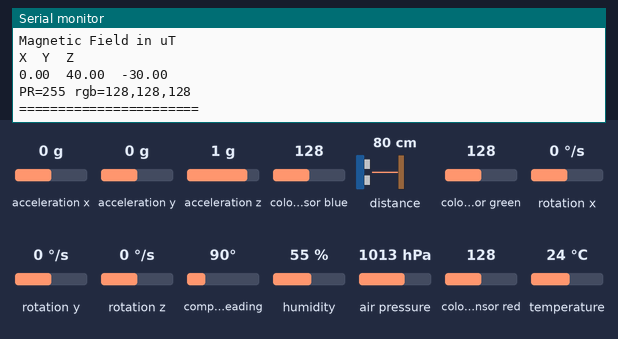
The sketch below on a simulated Arduino Nano 33 BLE. On the bench: the last lines printed to the serial monitor. The test bench sets the inputs (shaded band); at power-on: acceleration x 0 g, acceleration y 0 g, acceleration z 1 g, colour sensor blue 128, distance to the obstacle 80 cm, colour sensor green 128, rotation x 0 °/s, rotation y 0 °/s, rotation z 0 °/s, compass heading 90°, humidity 55 %, air pressure 1013 hPa, colour sensor red 128, temperature 24 °C.

Above: at 1.8 s.
1.9 s: acceleration x set to -1.4 g
3.4 s: acceleration y set to -1.4 g
4.9 s: acceleration z set to -1.4 g
6.4 s: colour sensor blue set to 5
At 7.7 s:
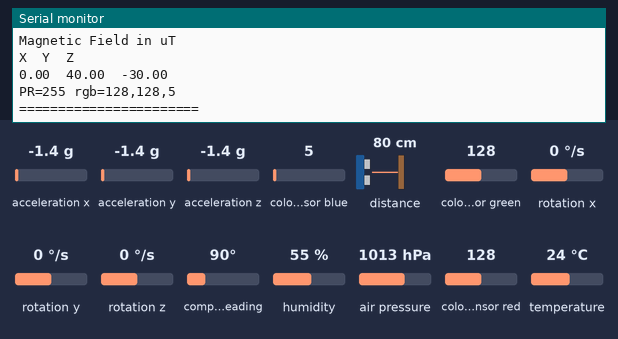
7.9 s: distance to the obstacle set to 2 cm
At 8.9 s:
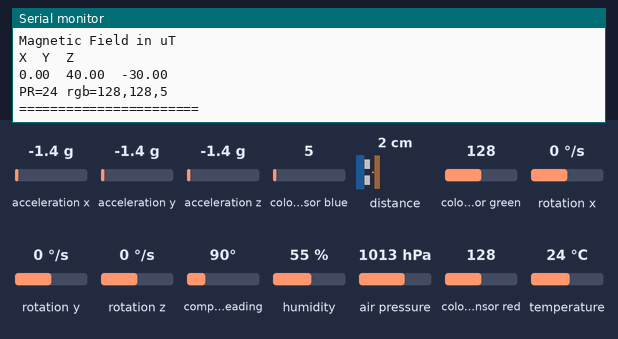
Timing chart, 0 to 10.4 s (numbered marks = the images above; inputs shaded):
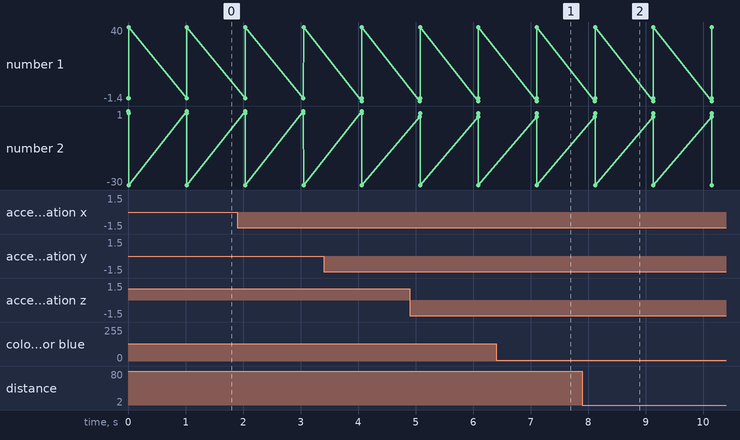

The sketch:

sensors-read.ino
```cpp
/*
  The circuit:
  - Arduino Nano 33 BLE Sense
*/

#include <Arduino_HTS221.h>
#include <Arduino_LSM9DS1.h>
#include <Arduino_LPS22HB.h> // LPS22HB - Read Pressure
#include <Arduino_APDS9960.h> //APDS9960 -

int proximity = 0;
int r = 0, g = 0, b = 0;

void setup() {

  Serial.begin(9600);
  while (!Serial);

  if (!HTS.begin()) {
    Serial.println("Failed to initialize humidity temperature sensor!");
    while (1);
  }

  if (!BARO.begin()) {
    Serial.println("Failed to initialize pressure sensor!");
    while (1);
  }


  if (!IMU.begin()) {
    Serial.println("Failed to initialize IMU!");
    while (1);
  }

  Serial.print("Accelerometer sample rate = ");
  Serial.print(IMU.accelerationSampleRate());
  Serial.println(" Hz");
}

void loop() {


  // ===============================
  // read all the sensor values
  float temperature = HTS.readTemperature();
  float humidity    = HTS.readHumidity();

  // print each of the sensor values
  Serial.print("Temperature = ");
  Serial.print(temperature);
  Serial.println(" °C");

  Serial.print("Humidity    = ");
  Serial.print(humidity);
  Serial.println(" %");

  // ===============================

  // read the sensor value
  float pressure = BARO.readPressure();

  // print the sensor value
  Serial.print("Pressure = ");
  Serial.print(pressure);
  Serial.println(" kPa");

  // ===============================
  float x, y, z;

  if (IMU.accelerationAvailable()) {
    IMU.readAcceleration(x, y, z);
    Serial.println("Acceleration in G's");
    Serial.println("X\tY\tZ");
    Serial.print(x);
    Serial.print('\t');
    Serial.print(y);
    Serial.print('\t');
    Serial.println(z);
  }

  if (IMU.gyroscopeAvailable()) {
    IMU.readGyroscope(x, y, z);
    Serial.println("Gyroscope in degrees/second");
    Serial.println("X\tY\tZ");
    Serial.print(x);
    Serial.print('\t');
    Serial.print(y);
    Serial.print('\t');
    Serial.println(z);
  }

  if (IMU.magneticFieldAvailable()) {
    IMU.readMagneticField(x, y, z);
    Serial.println("Magnetic Field in uT");
    Serial.println("X\tY\tZ");
    Serial.print(x);
    Serial.print('\t');
    Serial.print(y);
    Serial.print('\t');
    Serial.println(z);
  }

  // ===============================

  // check if a color reading is available
  if (APDS.colorAvailable()) {
    APDS.readColor(r, g, b);
  }

   // Check if a proximity reading is available.
  if (APDS.proximityAvailable()) {
    proximity = APDS.readProximity();
  }

  Serial.print("PR=");
  Serial.print(proximity);
  Serial.print(" rgb=");
  Serial.print(r);
  Serial.print(",");
  Serial.print(g);
  Serial.print(",");
  Serial.println(b);

  Serial.println();
  Serial.println("=======================");
  // wait 1 second to print again
  delay(1000);

}
```

Measured:
- after the input at 6.4 s, the serial monitor: prints a new line after 0.71 s (image 1)
- after the input at 7.9 s, the serial monitor: prints a new line after 0.23 s (image 2)
